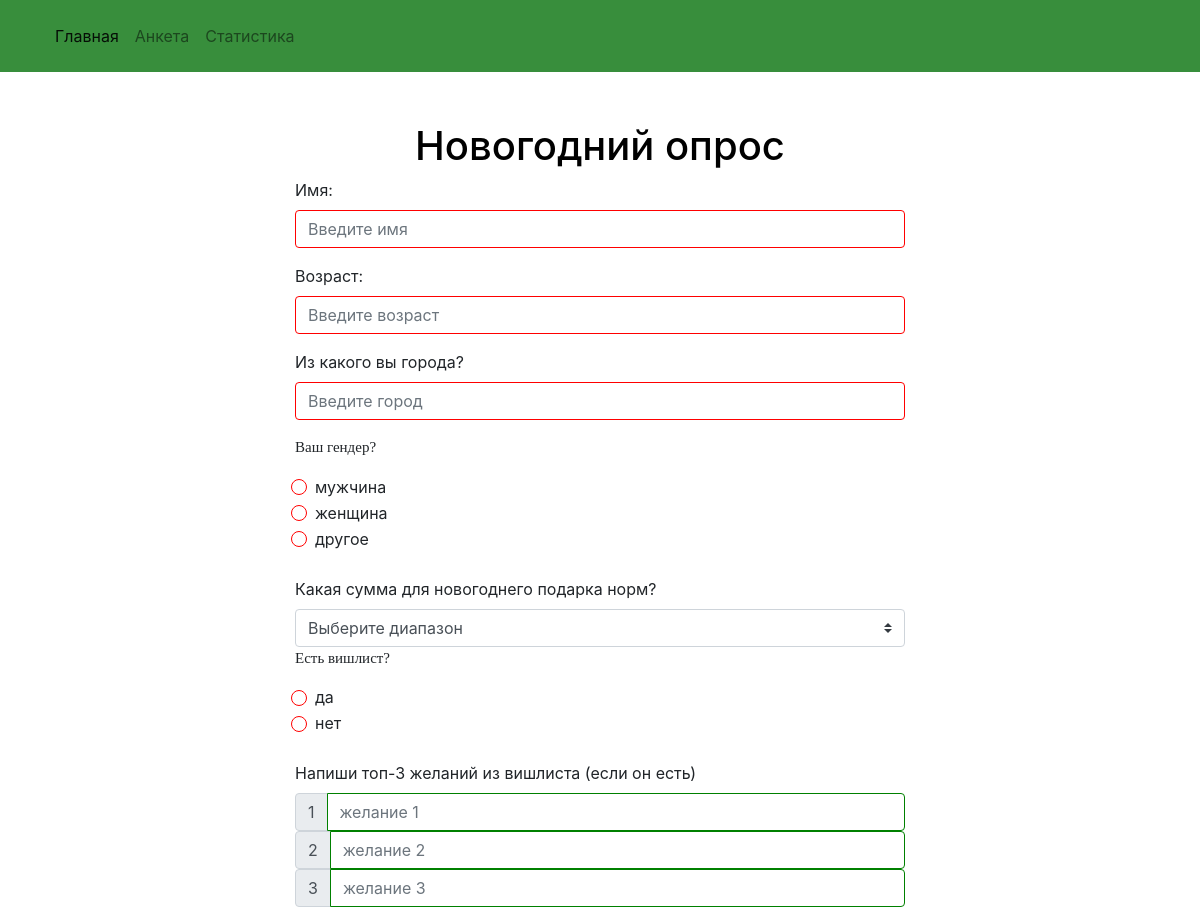
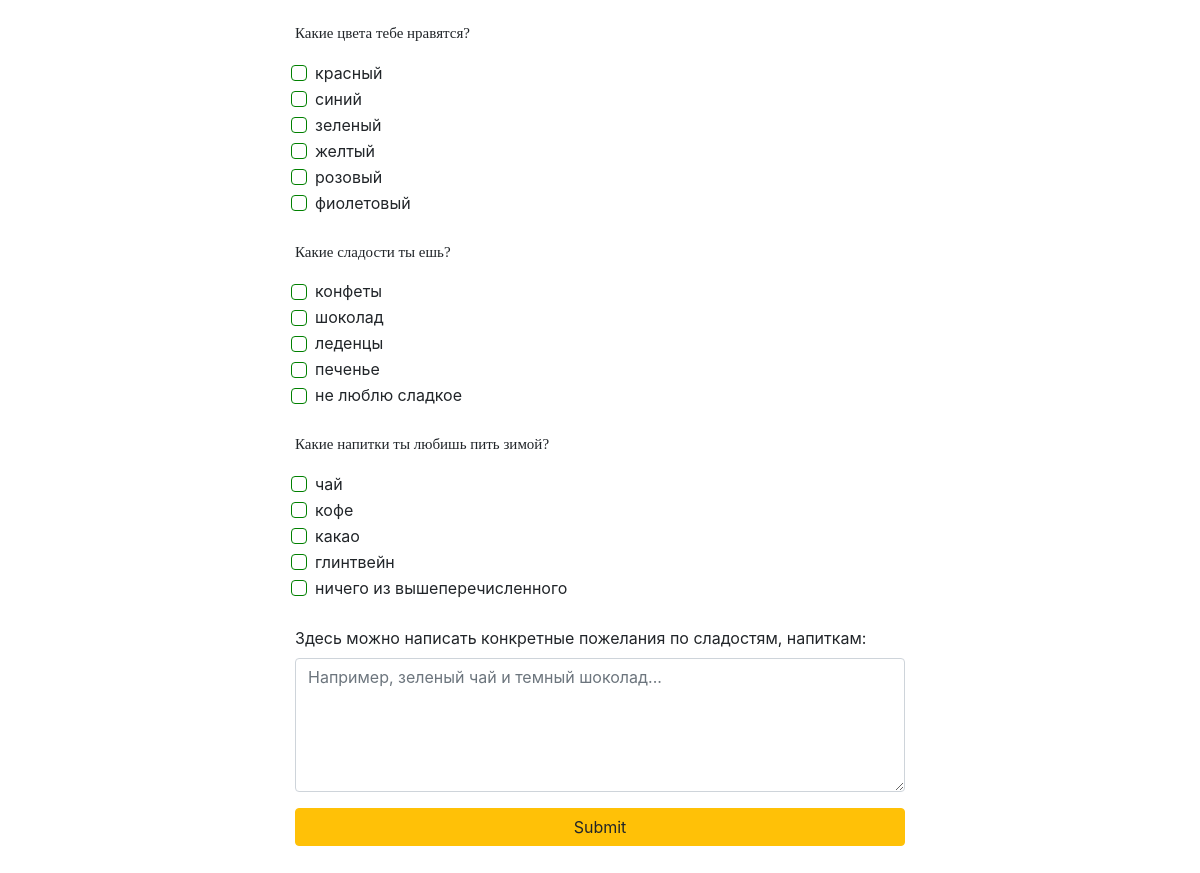
Page /form on the committed database (2 pictures, top to bottom).
### models.py (models this page shows)
class Questions(db.Model):
    __tablename__ = 'questions'
    id = db.Column('id', db.Integer, primary_key=True)
    question = db.Column('question', db.Text)

### app.py (the view, shortened to what this page needs)
@app.route('/form', methods=['POST', 'GET'])
def form():
    questions1 = Questions.query.all()
    return render_template('form2.html', questions=questions1)

### templates/form2.html (shortened to what this page needs)
{% extends 'base.html' %}
{% block content %}
    <link rel="stylesheet" href="https://stackpath.bootstrapcdn.com/bootstrap/4.4.1/css/bootstrap.min.css">
    <div class="container">
        <div class="row">
            <div class="col-sm-1 col-md-1 col-lg-2 col-xl-2"></div>
            <div class="col-sm-10 col-md-10 col-lg-8 col-xl-8">
                <h1 id= "title">Новогодний опрос</h1>
                <form id="survey-form" action="" method="POST">
                    <div class="form-group">
                        <label for="name">{{ questions[0].question }}</label>
                        <input class="form-control"
                               placeholder="Введите имя"
                               id="name"
                               name="1"
                               required pattern='[A-Za-zА-Яа-яЁё\s]+'>
                    </div>
                    <div class="form-group">
                        <label for="age">{{ questions[1].question }}</label>
                        <input class="form-control"
                               placeholder="Введите возраст"
                               id="age"
                               name="2"
                               required pattern="\d+">
                    </div>
                    <div class="form-group">
                        <label for="city">{{ questions[2].question }}</label>
                        <input class="form-control"
                               placeholder="Введите город"
                               id="city"
                               name="3"
                               required pattern="[\-A-Za-zА-Яа-яЁё\s]+">
                    </div>
                    <p>{{ questions[3].question }}</p>
                    <div class="form-check">
                        <label class="form-check-label" for="male">
                            <input type="radio" class="form-check-input" id="male" name="4" value="male" required>мужчина
                        </label>
                    </div>
                    <div class="form-check">
                        <label class="form-check-label" for="female">
                            <input type="radio" class="form-check-input" id="female" name="4" value="female" required>женщина
                        </label>
                    </div>
                    <div class="form-check">
                        <label class="form-check-label" for="other">
                            <input type="radio" class="form-check-input" id="other" name="4" value="other" required>другое
                        </label>
                    </div>
                    <br>
                    <label for= "dropdown">{{ questions[4].question }}</label>
                    <select class="custom-select" id="dropdown" name="5" required>
                        <option disabled selected value="">Выберите диапазон</option>
                    </select>
                    <br>
                    <p>{{ questions[5].question }}</p>
                    <div class="form-check">
                        <label class="form-check-label" for="wishlistyes">
                            <input type="radio" class="form-check-input" id="wishlistyes" name="6" value="yes" required>да
                        </label>
                    </div>
                    <div class="form-check">
                        <label class="form-check-label" for="wishlistno">
                            <input type="radio" class="form-check-input" id="wishlistno" name="6" value="no" required>нет
                        </label>
                    </div>
                    <br>
                    <label for="inputWish">{{ questions[6].question }}</label>
                    <div class="input-group">
                        <span class="input-group-text" id="basic-addon1">1</span>
                        <input class="form-control" id="inputWish" name="7" placeholder="желание 1">
                    </div>
                    <div class="input-group">
                         <span class="input-group-text" id="basic-addon2">2</span>
                         <input class="form-control" id="inputWish" name="7" placeholder="желание 2">
                    </div>
                    <div class="input-group">
                        <span class="input-group-text" id="basic-addon3">3</span>
                        <input class="form-control" id="inputWish" name="7" placeholder="желание 3">
                    </div>
                    <br>
                    <p>{{ questions[7].question }}</p>
                        <div class="form-check">
                            <label class="form-check-label" for="red">
                                <input type="checkbox" class="form-check-input" id="red" name="8" value="red">красный
                            </label>
                        </div>
                        <div class="form-check">
                            <label class="form-check-label" for="blue">
                                <input type="checkbox" class="form-check-input" id="blue" name="8" value="blue">синий
                            </label>
                        </div>
                        <div class="form-check">
                            <label class="form-check-label" for="green">
                                <input type="checkbox" class="form-check-input" id="green" name="8" value="green">зеленый
                            </label>
                        </div>
                        <div class="form-check">
                            <label class="form-check-label" for="yellow">
                                <input type="checkbox" class="form-check-input" id="yellow" name="8" value="yellow">желтый
                            </label>
                        </div>
                        <div class="form-check">
                            <label class="form-check-label" for="pink">
                                <input type="checkbox" class="form-check-input" id="pink" name="8" value="pink">розовый
                            </label>
                        </div>
                        <div class="form-check">
                            <label class="form-check-label" for="purple">
                                <input type="checkbox" class="form-check-input" id="purple" name="8" value="purple">фиолетовый
                            </label>
                        </div>
                    <br>
                    <p>{{ questions[8].question }}</p>
                        <div class="form-check">
                            <label class="form-check-label" for="candies">
                                <input type="checkbox" class="form-check-input" id="candies" name="9" value="candies">конфеты
                            </label>
                        </div>
                        <div class="form-check">
                            <label class="form-check-label" for="chocolate">
                                <input type="checkbox" class="form-check-input" id="chocolate" name="9" value="chocolate">шоколад
                            </label>
                        </div>
                        <div class="form-check">
                            <label class="form-check-label" for="lollipop">
                                <input type="checkbox" class="form-check-input" id="lollipop" name="9" value="lollipop">леденцы
                            </label>
                        </div>
                        <div class="form-check">
                            <label class="form-check-label" for="cookies">
                                <input type="checkbox" class="form-check-input" id="cookies" name="9" value="cookies">печенье
                            </label>
                        </div>
                        <div class="form-check">
                            <label class="form-check-label" for="hatesweets">
                                <input type="checkbox" class="form-check-input" id="hatesweets" name="9" value="hatesweets">не люблю сладкое
                            </label>
                        </div>
                    <br>
                    <p>{{ questions[9].question }}</p>
                        <div class="form-check">
                            <label class="form-check-label" for="tea">
                                <input type="checkbox" class="form-check-input" id="tea" name="10" value="tea">чай
                            </label>
                        </div>
                        <div class="form-check">
                            <label class="form-check-label" for="coffee">
                                <input type="checkbox" class="form-check-input" id="coffee" name="10" value="coffee">кофе
                            </label>
                        </div>
                        <div class="form-check">
                            <label class="form-check-label" for="cocoa">
                                <input type="checkbox" class="form-check-input" id="cocoa" name="10" value="cocoa">какао
                            </label>
                        </div>
                        <div class="form-check">
                            <label class="form-check-label" for="gluhwein">
                                <input type="checkbox" class="form-check-input" id="gluhwein" name="10" value="gluhwein">глинтвейн
                            </label>
                        </div>
                        <div class="form-check">
                            <label class="form-check-label" for="otherdrink">
                                <input type="checkbox" class="form-check-input" id="otherdrink" name="10" value="other">ничего из вышеперечисленного
                            </label>
                        </div>
                    <br>
                        <div class="form-group">
                            <label for="comment">{{ questions[10].question }}</label>
                            <textarea class="form-control" rows="5" id="comment" name="11" placeholder= "Например, зеленый чай и темный шоколад..."></textarea>
                        </div>
                        <button type="submit" class="btn btn-warning" style="width: 100%;">Submit</button>
                </form>
            </div>
            <div class="col-sm-1 col-md-1 col-lg-2 col-xl-2"></div>
        </div>
    </div>
{% endblock %}

### templates/base.html (style rules this page uses)
body { background-color: whitesmoke; }
h1 { color: black; text-align: center; }
p { font-family: verdana; font-size: 15px; }
input:valid { border-color: green; }
input:invalid { border-color: red; }

### rows in the picture
Questions: question "Имя:"
Questions: question "Возраст:"
Questions: question "Из какого вы города?"
Questions: question "Ваш гендер?"
Questions: question "Какая сумма для новогоднего подарка норм?"
Questions: question "Есть вишлист?"
Questions: question "Напиши топ-3 желаний из вишлиста (если он есть)"
Questions: question "Какие цвета тебе нравятся?"
Questions: question "Какие сладости ты ешь?"
Questions: question "Какие напитки ты любишь пить зимой?"
Questions: question "Здесь можно написать конкретные пожелания по сладостям, напиткам:"
